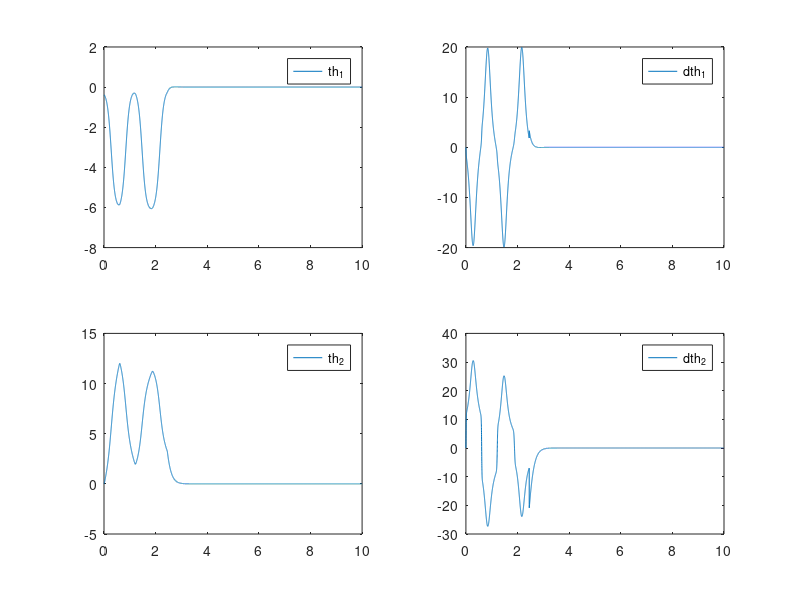
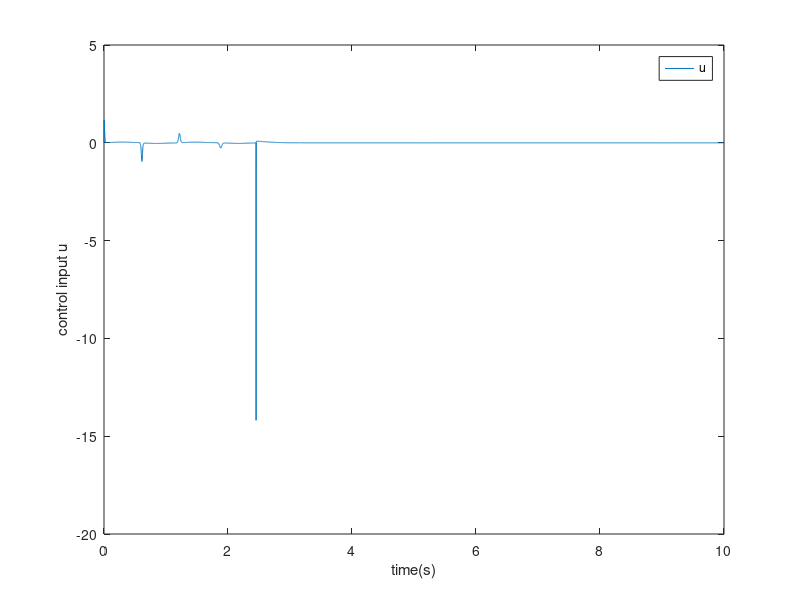

Source code (MATLAB) for these figures, in order:

%بسم الله الرحمن الرحيم 
clc
clear all
close all

%this script visualize an invertedflywheel
%defining constants
g = 9.80665; %gravity acceleration
l = 0.1;     % arm length till the flywheel center  [m]
l_g = l/2;   % center of mass of the arm  [m]
m1 = 0.1;    % arm mass  [kg]
m2 = 1;      %flywheel mass   [kg]
r = 0.05;    %flywheel radius  [m]
I1 = (1/12) * m1 * (l)^2;  %arm inertia
I2 = (1/2) * m2 * r^2;     %flywheel inetia
c1 = 1*10^-3; % damping coeffecient between the base and the arm 
c2 = 1*10^-3;  % damping coeffecient between the arm and the flywheel

%state-space representation derived from equation of motion
D=(m1*l_g^2+m2*l^2+I1);

M1=g*(m1*l_g+m2*l);
M2=1 + I1/I2 + m1*l_g^2/I2 + m2*l^2/I2;

A = [0, 0, 1, 0;
     0, 0, 0, 1;
     (M1/D), 0, (-c1/D), (c2/D);
     (-M1/D), 0, (c1/D), (-c2*M2/D)];

B = [0; 0; (-1/D); (M2/D)];
C = [1, 1, 0, 0];

%implementing LQR controller by defining Q and R
Q = [10, 0, 0, 0;
     0, 1, 0, 0;
     0, 0, 0.01, 0;
     0, 0, 0, 0.01];
R = 0.01;
K = lqr(A, B, Q, R);


% シミュレーション
dt = 0.001;
t = 0 : dt : 10;
x0 = [-pi/8; 0; 0; 0]; % 初期値
u = 0; % 入力の初期値
x = x0;

s_x1 = [];
s_x2 = [];
s_x3 = [];
s_x4 = [];
s_u = [];
for n = t
    

    if abs(x(1)) < (15 * pi/180) 
        % linear control around upright
        y_target = [0;0;0;0];
        u = -K * x ;

        % dynamics (linearized approx around upright)
       
        dydt = A* x  + B * u;
        x = x + dydt * dt;
    else
        E_target =M1 ;
        K_gain = 15;     % Adjust this gain for performance

        % Calculate the current energy of the system
        E_current = M1* cos(x(1)) + 0.5*D*x(3)^2 +0.5*I2*(x(3)+x(4))^2;

        % Calculate the torque based on the energy difference
        u = K_gain * (E_current - E_target) *sign( x(3));

        dydt(1,1)=x(3);
        dydt(2,1)=x(4);
        dydt(3,1) = (M1/D)*sin(x(1)) + (-c1/D)*x(3) + (c2/D)*x(4) - u*(1/D);
        dydt(4,1) = (-M1/D)*sin(x(1)) + (c1/D)*x(3) - (c2*M2/D)*x(4) + u*(M2/D);

        dx =[dydt(1,1);dydt(2,1);dydt(3,1);dydt(4,1)];
        x = x + dx * dt;
        
        
    end
    
   
   
    
    s_x1 = [s_x1 x(1)];
    s_x2 = [s_x2 x(2)];
    s_x3 = [s_x3 x(3)];
    s_x4 = [s_x4 x(4)];
    s_u = [s_u u];

end
y=[s_x1',s_x2',s_x3',s_x4'];
y_short=y(800:end,:);
%drawFlywheel(y_short,l,r)

figure
subplot(2, 2, 1)
plot(t, y(:,1));
legend('th_1')

subplot(2, 2, 3)
plot(t, y(:,2));
legend('th_2')

subplot(2, 2, 2)
plot(t, y(:,3));
legend('dth_1')

subplot(2, 2, 4)
plot(t, y(:,4));
legend('dth_2')


figure
plot(t,s_u);
xlabel('time(s)')
ylabel('control input u')
legend('u')




